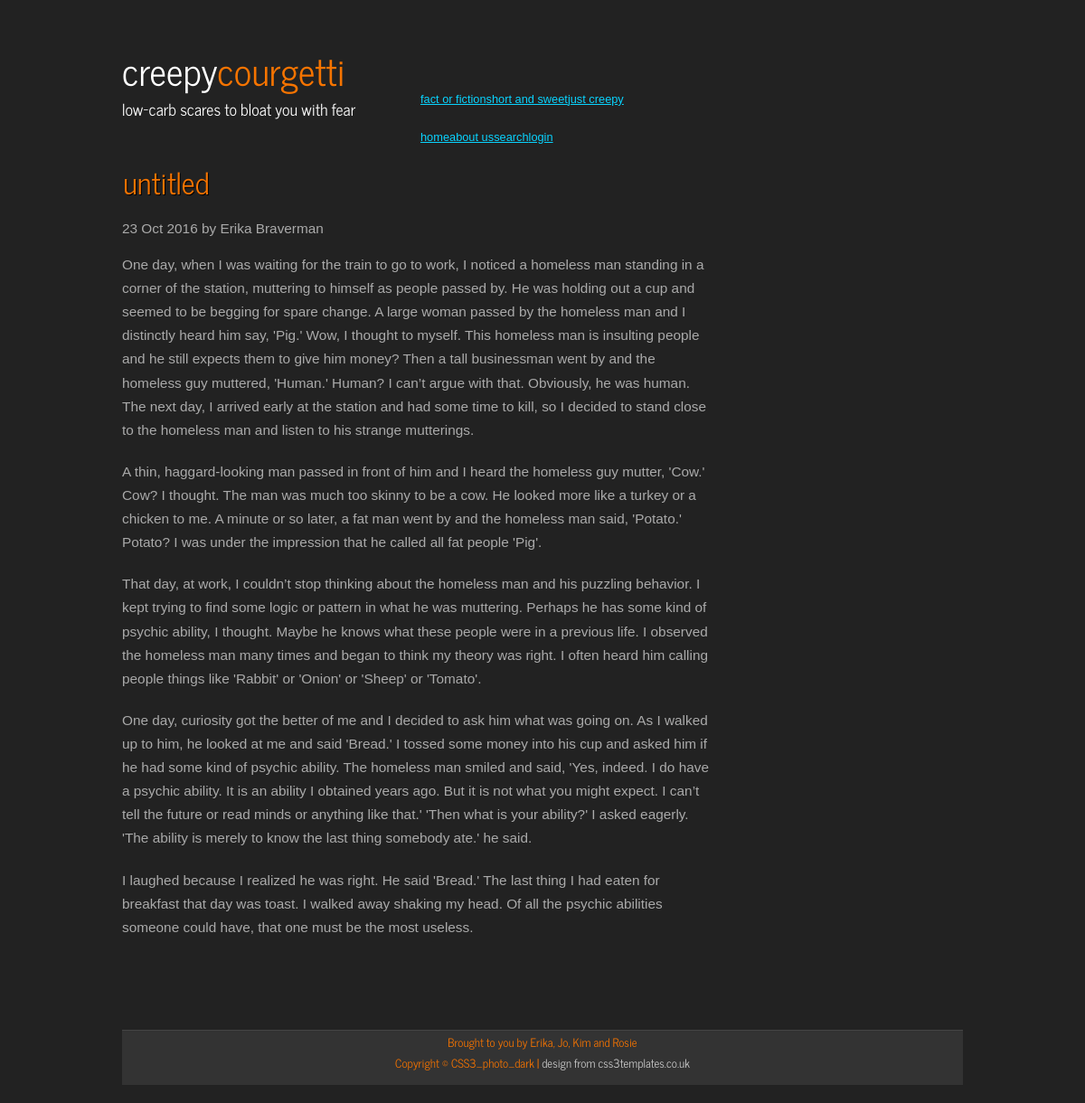
Page /article.php?id=30 on the committed database.
### tables this page shows
CREATE TABLE `articles` (
  `id` int(10) UNSIGNED NOT NULL,
  `title` varchar(255) DEFAULT NULL,
  `body` text,
  `author` int(10) UNSIGNED DEFAULT NULL,
  `category` int(11) DEFAULT NULL,
  `date` int(11) DEFAULT NULL
);

CREATE TABLE `users` (
  `id` int(11) UNSIGNED NOT NULL,
  `username` varchar(255) DEFAULT NULL,
  `password` varchar(255) DEFAULT NULL,
  `fullname` varchar(255) DEFAULT NULL,
  `role` int(11) DEFAULT NULL,
  `email` varchar(255) DEFAULT NULL
);

### article.php (called while the page is built)
<?php
include 'common.php';
$sql = 'SELECT * FROM articles, users
            WHERE users.id = articles.author
            AND articles.id = :id
            ORDER BY date DESC';
$stmt = $gPDO->prepare($sql);
$stmt->execute($_GET + ['id' => DEFAULT_ARTICLE_ID]);
display_page('article', [
  'article' => $stmt->fetch(),
]);

### templates/article.phtml (the view, shortened to what this page needs)
<div class="content-post">
  <h1 class="post-title"><?= $vars['article']['title']; ?></h1>
  <div class="post-date">
    <time><?= date('d M Y', $vars['article']['date']); ?></time> by <?= $vars['article']['fullname']; ?><br/>
  </div>
  <div class="post-text">
      <?= $vars['article']['body']; ?>
    </div>
</div>

### common.php (shortened to what this page needs)
<?php
function display_page($page, array $vars = [])
{
    foreach (['_header', $page, '_footer'] as $template) {
        include TEMPLATE_DIR.DIRECTORY_SEPARATOR.$template.TEMPLATE_EXT;
    }
}

### css/style.css (style rules this page uses)
html { height: 100%; }
* { margin: 0; padding: 0; }
body { font: normal .80em arial, sans-serif; background: #222; color: #AAA; }
p { padding: 0 0 20px 0; line-height: 1.7em; }
h1, h2, h3, h4, h5, h6 { font: normal 180% 'News Cycle', sans-serif; color: #362C20; letter-spacing: 0em; padding: 0 0 5px 0; }
h1, h2, h3 { font: normal 180% 'News Cycle', sans-serif; margin: 0 0 15px 0; padding: 0px 0 5px 0; color: #FFF; }
.sidebar h3, .content h1 { padding: 0 15px 20px 0; font: 215% 'News Cycle', arial, sans-serif; text-shadow: #000 1px 1px; margin: 0 1px; color: #F67400; text-transform: lowercase;; }

### rows in the picture
articles: title "untitled", date "23 Oct 2016", author.fullname "Erika Braverman", body "One day, when I was waiting for the train to go to work, I noticed a homeless man standing in a corner of the station, muttering to himself as people passed by. He was holding out a cup and seemed to be begging for spare change. A large woman passed by the homeless man and I distinctly heard him say, 'Pig.' Wow, I thought to myself. This homeless man is insulting people and he still expects them to give him money? Then a tall businessman went by and the homeless guy muttered, 'Human.' Human? I can’t argue with that. Obviously, he was human. The next day, I arrived early at the station and had some time to kill, so I decided to stand close to the homeless man and listen to his strange…"

### other values in the picture
$category "fact or fiction"
$category "short and sweet"
$category "just creepy"
